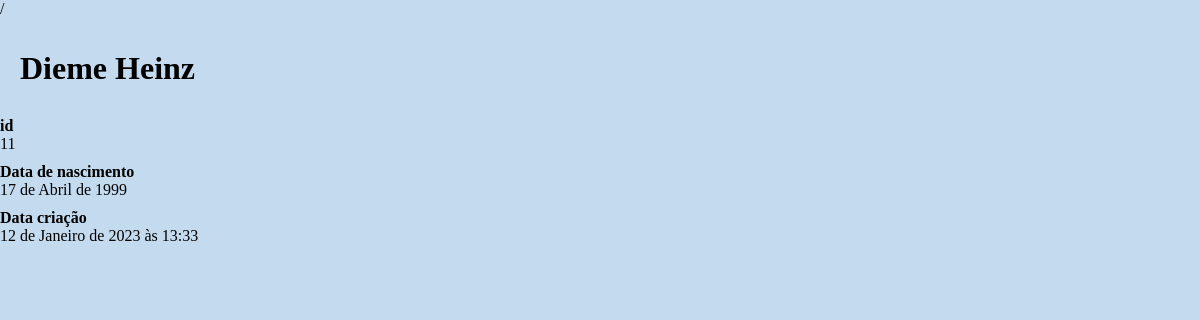
Page /11 on the committed database.
### accounts/models.py (models this page shows, shortened)
class Usuario(models.Model):
    choices = [('AD', 'Administrador'), ('AU', 'Autor'),('CO', 'Comum')]
    nome_autor = models.CharField(max_length=100)
    sobrenome = models.CharField(max_length=100, blank=True)
    usuario = models.CharField(max_length=100)
    data_nascimento = models.DateField(blank=True, null=True)
    date_create = models.DateTimeField(default=timezone.now)
    senha = models.CharField(max_length=100)
    tipo = models.CharField(max_length=30, choices=choices, default='CO')

### accounts/views.py (the view)
# urls.py: path('<int:usuario_id>', views.ver_usuario, name='ver_usuario'),
def ver_usuario(request, usuario_id):
    usuario = Usuario.objects.get(id=usuario_id)
    return render(request, 'accounts/ver_usuario.html',{
        'usuario': usuario
    })

### accounts/templates/accounts/ver_usuario.html
{% extends 'base.html' %}
{%block conteudo%}
<div class="main_views_usuario">
    <h1>{{ usuario.nome_autor }} {{ usuario.sobrenome }}</h1>
    <dl>
        <dt>id</dt>
        <dd>{{ usuario.id }}</dd>
        <dt>Data de nascimento</dt>
        <dd>{{ usuario.data_nascimento }}</dd>
        <dt>Data criação</dt>
        <dd>{{ usuario.date_create }}</dd>
    </dl>
</div>
{%endblock%}

### rows in the picture
Usuario: nome_autor "Dieme", sobrenome "Heinz", id "11", data_nascimento "17 de Abril de 1999", date_create "12 de Janeiro de 2023 às 13:33"
